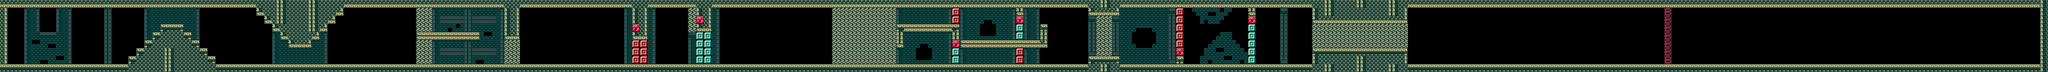

A 2D game scene composited from a Tiled map and its tileset images. What follows is a short description and the map's XML, with each tile layer's data collapsed to a summary:
An orthogonal 256x9 tile map with 16x16 px tiles, 2 tile layers (collisions, background), 2 tilesets and 7 objects (3x 0, 2x 2, 1, 666).

<map version="1.9" tiledversion="1.9.2" orientation="orthogonal" renderorder="right-down" width="256" height="9" tilewidth="16" tileheight="16" infinite="0" nextlayerid="4" nextobjectid="11">
 <tileset firstgid="1" source="../tilesets/collisions.tsx" />
 <tileset firstgid="257" source="../tilesets/stage0tiles.tsx" />
 <objectgroup id="3" name="actors">
  <object id="1" class="0" x="432" y="32" width="16.125" height="18" />
  <object id="2" class="1" x="797.5" y="67" width="16.4091" height="10" />
  <object id="6" class="2" x="1536.06" y="48.0543" width="16.4091" height="10" />
  <object id="7" class="2" x="593.188" y="102.614" width="16.125" height="18" />
  <object id="8" class="0" x="1230.44" y="47" width="16.125" height="18" />
  <object id="9" class="0" x="2472.69" y="51" width="16.125" height="18" />
  <object id="10" class="666" x="4028.1" y="42.2917" width="16.125" height="18" />
 </objectgroup>
 <layer id="2" name="collisions" width="256" height="9" opacity="0.4">
  <data>[2304 cells, 914 non-empty, 7 distinct tile ids]</data>
 </layer>
 <layer id="1" name="background" width="256" height="9">
  <data>[2304 cells, 1220 non-empty, 41 distinct tile ids]</data>
 </layer>
</map>